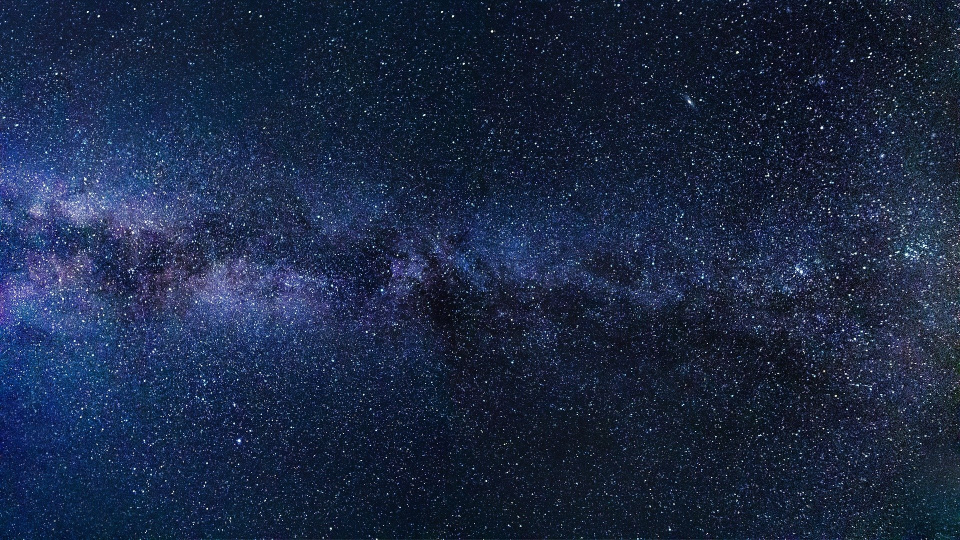
#> input picture Test/1.jpg, 1920 x 1079 px, given in place of the camera (shown at 1/2 size)
$ python ColorModule.py
#> lines starting #> are read from the running program, lines starting #| are printed output that depends on the picture
"""
Color Module
Finds color in an image based on hsv values
Can run as stand alone to find relevant hsv values

"""

import cv2
import numpy as np
import logging


class ColorFinder:
    def __init__(self, trackBar=False):
        self.trackBar = trackBar
        if self.trackBar:
            self.initTrackbars()

    def empty(self, a):
        pass

    def initTrackbars(self):
        """
        To intialize Trackbars . Need to run only once
        """
        cv2.namedWindow("TrackBars")
        cv2.resizeWindow("TrackBars", 640, 240)
        cv2.createTrackbar("Hue Min", "TrackBars", 0, 179, self.empty)
        cv2.createTrackbar("Hue Max", "TrackBars", 179, 179, self.empty)
        cv2.createTrackbar("Sat Min", "TrackBars", 0, 255, self.empty)
        cv2.createTrackbar("Sat Max", "TrackBars", 255, 255, self.empty)
        cv2.createTrackbar("Val Min", "TrackBars", 0, 255, self.empty)
        cv2.createTrackbar("Val Max", "TrackBars", 255, 255, self.empty)

    def getTrackbarValues(self):
        """
        Gets the trackbar values in runtime
        :return: hsv values from the trackbar window
        """
        hmin = cv2.getTrackbarPos("Hue Min", "TrackBars")
        smin = cv2.getTrackbarPos("Sat Min", "TrackBars")
        vmin = cv2.getTrackbarPos("Val Min", "TrackBars")
        hmax = cv2.getTrackbarPos("Hue Max", "TrackBars")
        smax = cv2.getTrackbarPos("Sat Max", "TrackBars")
        vmax = cv2.getTrackbarPos("Val Max", "TrackBars")

        hsvVals = {"hmin": hmin, "smin": smin, "vmin": vmin,
                   "hmax": hmax, "smax": smax, "vmax": vmax}
        print(hsvVals)
        return hsvVals

    def update(self, img, myColor=None):
        """
        :param img: Image in which color needs to be found
        :param hsvVals: List of lower and upper hsv range
        :return: (mask) bw image with white regions where color is detected
                 (imgColor) colored image only showing regions detected
        """
        imgColor = [],
        mask = []

        if self.trackBar:
            myColor = self.getTrackbarValues()

        if isinstance(myColor, str):
            myColor = self.getColorHSV(myColor)

        if myColor is not None:
            imgHSV = cv2.cvtColor(img, cv2.COLOR_BGR2HSV)
            lower = np.array([myColor['hmin'], myColor['smin'], myColor['vmin']])
            upper = np.array([myColor['hmax'], myColor['smax'], myColor['vmax']])
            mask = cv2.inRange(imgHSV, lower, upper)
            imgColor = cv2.bitwise_and(img, img, mask=mask)
        return imgColor, mask

    def getColorHSV(self, myColor):

        if myColor == 'red':
            output = {'hmin': 146, 'smin': 141, 'vmin': 77, 'hmax': 179, 'smax': 255, 'vmax': 255}
        elif myColor == 'green':
            output = {'hmin': 44, 'smin': 79, 'vmin': 111, 'hmax': 79, 'smax': 255, 'vmax': 255}
        elif myColor == 'blue':
            output = {'hmin': 103, 'smin': 68, 'vmin': 130, 'hmax': 128, 'smax': 255, 'vmax': 255}
        else:
            output = None
            logging.warning("Color Not Defined")
            logging.warning("Available colors: red, green, blue ")

        return output


def main():
    myColorFinder = ColorFinder(False)
    cap = cv2.VideoCapture(0)
    cap.set(3, 640)
    cap.set(4, 480)

    # Custom Orange Color
    hsvVals = {'hmin': 10, 'smin': 55, 'vmin': 215, 'hmax': 42, 'smax': 255, 'vmax': 255}

    while True:
        success, img = cap.read()
#> img is the input picture: shape (1079, 1920, 3); mean B, G, R 68.9, 40.7, 27.6
        imgRed, _ = myColorFinder.update(img, "red")
#> in update, `imgHSV = cv2.cvtColor(img, cv2.COLOR_BGR2HSV)`: imgHSV: shape (1079, 1920, 3); mean H, S, V 110.5, 176.7, 68.9
#> in update, `mask = cv2.inRange(imgHSV, lower, upper)`: mask: shape (1079, 1920); every value is 0
#> in update, `imgColor = cv2.bitwise_and(img, img, mask=mask)`: imgColor: shape (1079, 1920, 3); every value is 0
        imgGreen, _ = myColorFinder.update(img, "green")
        imgBlue, _ = myColorFinder.update(img, "blue")
#> call 3 of update, with myColor = 'blue'
#> in update (call 3), `mask = cv2.inRange(imgHSV, lower, upper)`:
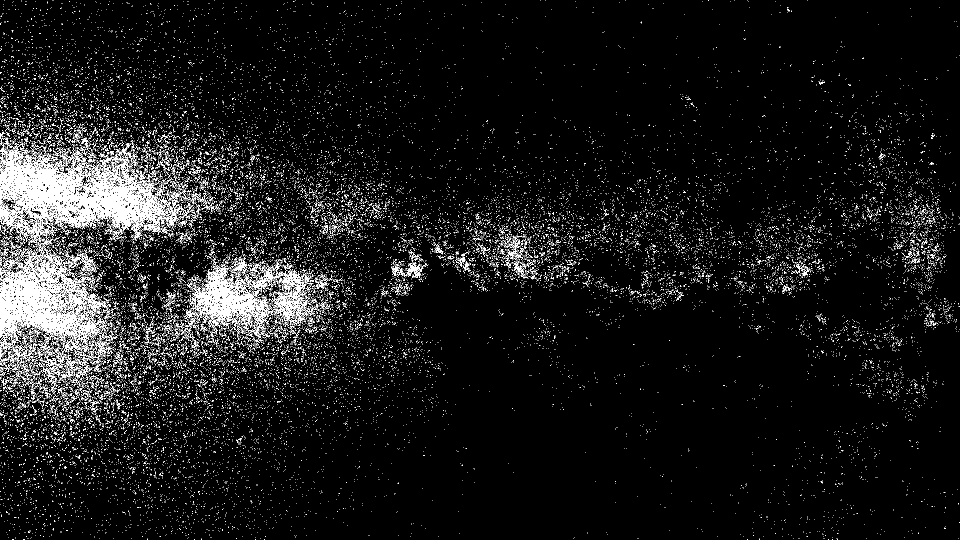
#> mask: shape (1079, 1920) (shown at 1/2 size); 6.1% white in thin lines or dots
#> in update (call 3), `imgColor = cv2.bitwise_and(img, img, mask=mask)`:
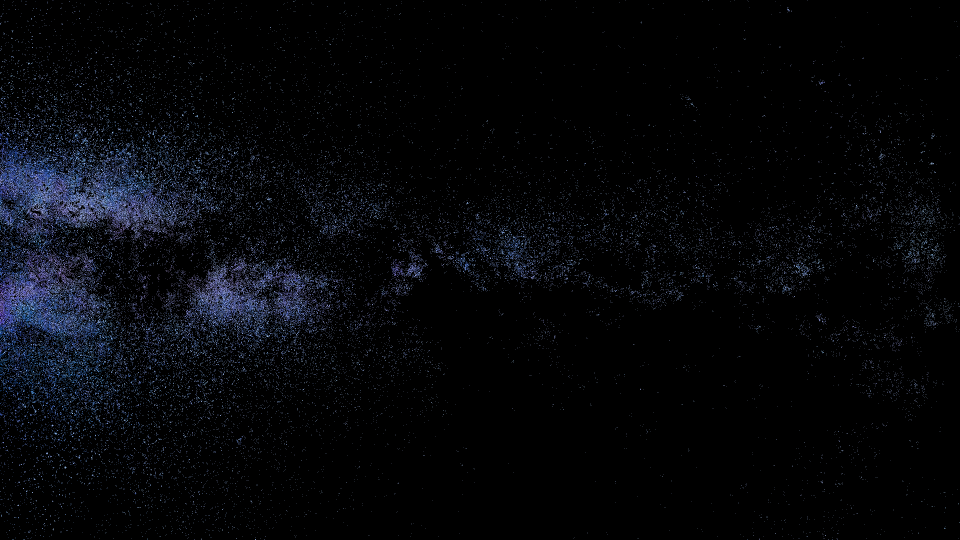
#> imgColor: shape (1079, 1920, 3) (shown at 1/2 size); mean B, G, R 9.8, 6.7, 5.5
        imgOrange, _ = myColorFinder.update(img, hsvVals)

        cv2.imshow("Red", imgBlue)
        cv2.imshow("Image", img)
        if cv2.waitKey(1) & 0xFF == ord('q'):
#> (key q is pressed here)
            break


if __name__ == "__main__":
    main()
